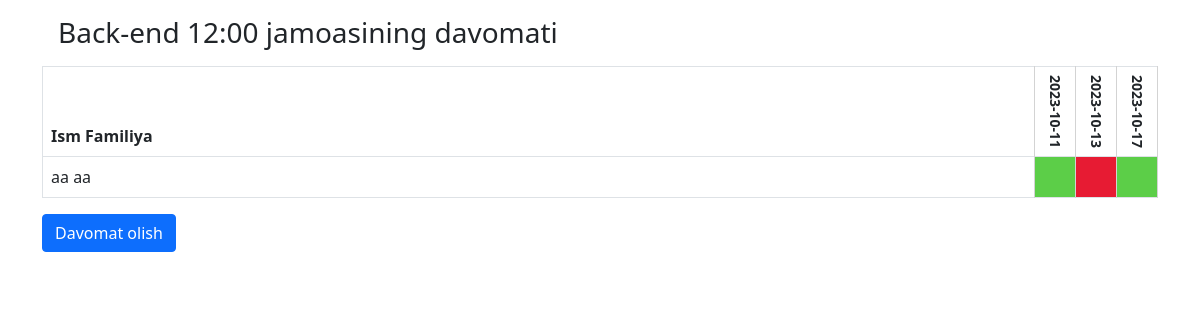
/4/attendance/, run on the app's committed database.
### main/models.py (models this page shows, shortened)
class Team(models.Model):
    name = models.CharField(max_length=50)

class Mark(models.Model):
    attendance = models.ForeignKey(Attendance, on_delete=models.CASCADE, related_name='marks')
    worker = models.ForeignKey(Worker, on_delete=models.CASCADE, related_name="marks")
    is_attended = models.BooleanField(default=False)
    class Meta:
        unique_together = ['attendance', 'worker']
    def __str__(self):
        return str(self.attendance)
    class ModelName(models.Model):
        class Meta:
            verbose_name = 'ModelName'
            verbose_name_plural = 'ModelNames'

class Attendance(models.Model):
    team = models.ForeignKey(Team, on_delete=models.CASCADE, related_name="attendances")
    date = models.DateField()#auto_now_add=True)

class Worker(models.Model):
    first_name = models.CharField(max_length=50)
    last_name = models.CharField(max_length=50)
    position = models.CharField(max_length=70)
    team = models.ForeignKey(Team, on_delete=models.CASCADE, related_name="workers")

### main/views.py (the view)
# urls.py: path('<int:team_id>/attendance/', attendance_detail, name='detail'),
def attendance_detail(request, team_id):
    team = Team.objects.get(id=team_id)
    is_att_taken = True if Attendance.objects.filter(date=date.today(), team=team) else False
    return render(request, "detail.html", {'team':team, "is_att_taken":is_att_taken})

### templates/detail.html (shortened to what this page needs)
{% extends "base.html" %}
{% block content %}
    {% now "Y-m-d" as today %}
    <div class="container mt-3">
        <div class=" mt-3 ">
            <h3 class="m-3" >{{team.name}} jamoasining  davomati</h3>
            <table class="table table-bordered" style="border-right: 1px solid lightgray;">
                <thead>
                  <tr>
                    <th scope="col">Ism Familiya</th>
                    {% for mark in team.workers.first.marks.all %}
                    <th style="writing-mode:vertical-rl; text-orientation:mixed" >
                      {% if today == mark.attendance.date|date:"Y-m-d" %}
                      <small><a href="{% url 'update' mark.attendance.id %}">{{mark.attendance.date|date:"Y-m-d"}}</a></small>
                      {% else %}
                      <small>{{mark.attendance.date|date:"Y-m-d"}}</small>
                      {% endif %}
                    </th>
                    {% endfor %}
                  </tr>
                </thead>
                <tbody>
                    {% for worker in team.workers.all  %}
                  <tr>
                    <td>{{worker.first_name}} {{worker.last_name}}</td>
                    {% for mark in worker.marks.all  %}
                        {% if mark.is_attended %}
                            <td style="height:5px; width: 30px; background-color: #5cce48;" ></td>
                        {% else %}
                            <td style="height:5px; width: 30px; background-color: #e71b33;" ></td>
                        {% endif %}
                    {% endfor %}
                  </tr>
                  {% endfor %}
                </tbody>
              </table>
              {% if is_att_taken %}
                 <a href="#" class="btn btn-danger" >Davomad olib bo'lingan.</a>
              {% else %}
                  <a class="btn btn-primary" href="{% url 'take' team.id %}">Davomat olish</a>
              {% endif %}
        </div>
    </div>
{% endblock content %}

### data on the page
Team: name "Back-end 12:00"
Mark: attendance "2023-10-11", is_attended True (drawn)
Mark: attendance "2023-10-13", is_attended False (drawn)
Mark: attendance "2023-10-17", is_attended True (drawn)
Worker: first_name "aa", last_name "aa"
